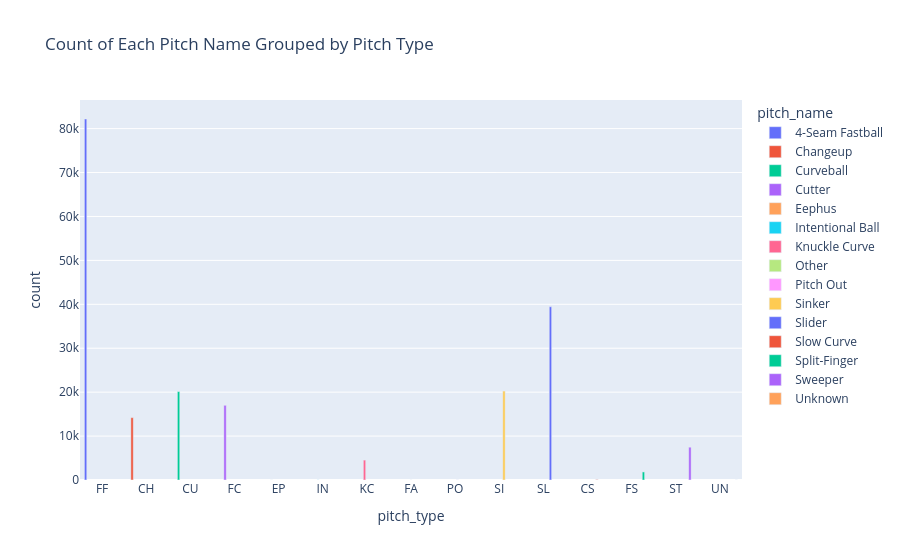

Notebook source saved alongside this figure:
### Code cell
# chart of pitch types and pitch names
pitch_type_counts = data.groupby(['pitch_name', 'pitch_type']).size().reset_index(name='count')
fig = px.bar(pitch_type_counts, x='pitch_type', y='count', color='pitch_name', barmode='group', 
             title='Count of Each Pitch Name Grouped by Pitch Type')
fig.show()
display(pitch_type_counts)

### Figure 1 — Plotly figure (JSON) as saved in the notebook; plotly's stock layout.template omitted (floating-point values rounded to 4 significant figures)
{"data": [{"alignmentgroup": "True", "hovertemplate": "pitch_name=4-Seam Fastball<br>pitch_type=%{x}<br>count=%{y}<extra></extra>", "legendgroup": "4-Seam Fastball", "marker": {"color": "#636efa", "pattern": {"shape": ""}}, "name": "4-Seam Fastball", "offsetgroup": "4-Seam Fastball", "orientation": "v", "showlegend": true, "textposition": "auto", "type": "bar", "x": ["FF"], "xaxis": "x", "y": [82188], "yaxis": "y"}, {"alignmentgroup": "True", "hovertemplate": "pitch_name=Changeup<br>pitch_type=%{x}<br>count=%{y}<extra></extra>", "legendgroup": "Changeup", "marker": {"color": "#EF553B", "pattern": {"shape": ""}}, "name": "Changeup", "offsetgroup": "Changeup", "orientation": "v", "showlegend": true, "textposition": "auto", "type": "bar", "x": ["CH"], "xaxis": "x", "y": [14199], "yaxis": "y"}, {"alignmentgroup": "True", "hovertemplate": "pitch_name=Curveball<br>pitch_type=%{x}<br>count=%{y}<extra></extra>", "legendgroup": "Curveball", "marker": {"color": "#00cc96", "pattern": {"shape": ""}}, "name": "Curveball", "offsetgroup": "Curveball", "orientation": "v", "showlegend": true, "textposition": "auto", "type": "bar", "x": ["CU"], "xaxis": "x", "y": [20128], "yaxis": "y"}, {"alignmentgroup": "True", "hovertemplate": "pitch_name=Cutter<br>pitch_type=%{x}<br>count=%{y}<extra></extra>", "legendgroup": "Cutter", "marker": {"color": "#ab63fa", "pattern": {"shape": ""}}, "name": "Cutter", "offsetgroup": "Cutter", "orientation": "v", "showlegend": true, "textposition": "auto", "type": "bar", "x": ["FC"], "xaxis": "x", "y": [17005], "yaxis": "y"}, {"alignmentgroup": "True", "hovertemplate": "pitch_name=Eephus<br>pitch_type=%{x}<br>count=%{y}<extra></extra>", "legendgroup": "Eephus", "marker": {"color": "#FFA15A", "pattern": {"shape": ""}}, "name": "Eephus", "offsetgroup": "Eephus", "orientation": "v", "showlegend": true, "textposition": "auto", "type": "bar", "x": ["EP"], "xaxis": "x", "y": [1], "yaxis": "y"}, {"alignmentgroup": "True", "hovertemplate": "pitch_name=Intentional Ball<br>pitch_type=%{x}<br>count=%{y}<extra></extra>", "legendgroup": "Intentional Ball", "marker": {"color": "#19d3f3", "pattern": {"shape": ""}}, "name": "Intentional Ball", "offsetgroup": "Intentional Ball", "orientation": "v", "showlegend": true, "textposition": "auto", "type": "bar", "x": ["IN"], "xaxis": "x", "y": [19], "yaxis": "y"}, {"alignmentgroup": "True", "hovertemplate": "pitch_name=Knuckle Curve<br>pitch_type=%{x}<br>count=%{y}<extra></extra>", "legendgroup": "Knuckle Curve", "marker": {"color": "#FF6692", "pattern": {"shape": ""}}, "name": "Knuckle Curve", "offsetgroup": "Knuckle Curve", "orientation": "v", "showlegend": true, "textposition": "auto", "type": "bar", "x": ["KC"], "xaxis": "x", "y": [4531], "yaxis": "y"}, {"alignmentgroup": "True", "hovertemplate": "pitch_name=Other<br>pitch_type=%{x}<br>count=%{y}<extra></extra>", "legendgroup": "Other", "marker": {"color": "#B6E880", "pattern": {"shape": ""}}, "name": "Other", "offsetgroup": "Other", "orientation": "v", "showlegend": true, "textposition": "auto", "type": "bar", "x": ["FA"], "xaxis": "x", "y": [1], "yaxis": "y"}, {"alignmentgroup": "True", "hovertemplate": "pitch_name=Pitch Out<br>pitch_type=%{x}<br>count=%{y}<extra></extra>", "legendgroup": "Pitch Out", "marker": {"color": "#FF97FF", "pattern": {"shape": ""}}, "name": "Pitch Out", "offsetgroup": "Pitch Out", "orientation": "v", "showlegend": true, "textposition": "auto", "type": "bar", "x": ["PO"], "xaxis": "x", "y": [11], "yaxis": "y"}, {"alignmentgroup": "True", "hovertemplate": "pitch_name=Sinker<br>pitch_type=%{x}<br>count=%{y}<extra></extra>", "legendgroup": "Sinker", "marker": {"color": "#FECB52", "pattern": {"shape": ""}}, "name": "Sinker", "offsetgroup": "Sinker", "orientation": "v", "showlegend": true, "textposition": "auto", "type": "bar", "x": ["SI"], "xaxis": "x", "y": [20252], "yaxis": "y"}, {"alignmentgroup": "True", "hovertemplate": "pitch_name=Slider<br>pitch_type=%{x}<br>count=%{y}<extra></extra>", "legendgroup": "Slider", "marker": {"color": "#636efa", "pattern": {"shape": ""}}, "name": "Slider", "offsetgroup": "Slider", "orientation": "v", "showlegend": true, "textposition": "auto", "type": "bar", "x": ["SL"], "xaxis": "x", "y": [39450], "yaxis": "y"}, {"alignmentgroup": "True", "hovertemplate": "pitch_name=Slow Curve<br>pitch_type=%{x}<br>count=%{y}<extra></extra>", "legendgroup": "Slow Curve", "marker": {"color": "#EF553B", "pattern": {"shape": ""}}, "name": "Slow Curve", "offsetgroup": "Slow Curve", "orientation": "v", "showlegend": true, "textposition": "auto", "type": "bar", "x": ["CS"], "xaxis": "x", "y": [82], "yaxis": "y"}, {"alignmentgroup": "True", "hovertemplate": "pitch_name=Split-Finger<br>pitch_type=%{x}<br>count=%{y}<extra></extra>", "legendgroup": "Split-Finger", "marker": {"color": "#00cc96", "pattern": {"shape": ""}}, "name": "Split-Finger", "offsetgroup": "Split-Finger", "orientation": "v", "showlegend": true, "textposition": "auto", "type": "bar", "x": ["FS"], "xaxis": "x", "y": [1836], "yaxis": "y"}, {"alignmentgroup": "True", "hovertemplate": "pitch_name=Sweeper<br>pitch_type=%{x}<br>count=%{y}<extra></extra>", "legendgroup": "Sweeper", "marker": {"color": "#ab63fa", "pattern": {"shape": ""}}, "name": "Sweeper", "offsetgroup": "Sweeper", "orientation": "v", "showlegend": true, "textposition": "auto", "type": "bar", "x": ["ST"], "xaxis": "x", "y": [7469], "yaxis": "y"}, {"alignmentgroup": "True", "hovertemplate": "pitch_name=Unknown<br>pitch_type=%{x}<br>count=%{y}<extra></extra>", "legendgroup": "Unknown", "marker": {"color": "#FFA15A", "pattern": {"shape": ""}}, "name": "Unknown", "offsetgroup": "Unknown", "orientation": "v", "showlegend": true, "textposition": "auto", "type": "bar", "x": ["UN"], "xaxis": "x", "y": [3], "yaxis": "y"}], "layout": {"barmode": "group", "legend": {"title": {"text": "pitch_name"}, "tracegroupgap": 0}, "title": {"text": "Count of Each Pitch Name Grouped by Pitch Type"}, "xaxis": {"anchor": "y", "domain": [0, 1], "title": {"text": "pitch_type"}}, "yaxis": {"anchor": "x", "domain": [0, 1], "title": {"text": "count"}}}}
